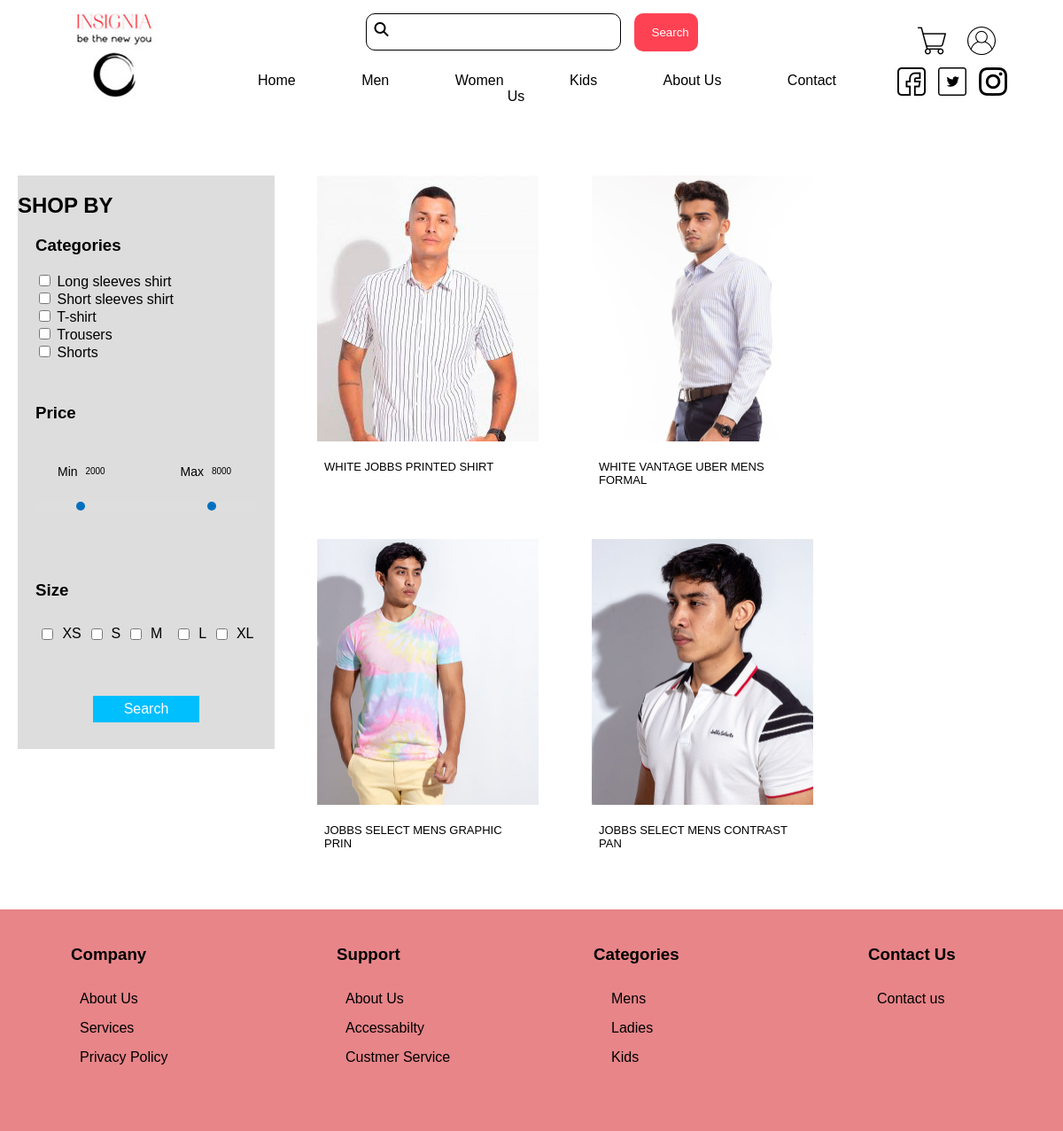
Page /menItem.php on the committed database.
### tables this page shows
CREATE TABLE `item` (
  `item_code` int(11) NOT NULL,
  `name` varchar(30) DEFAULT NULL,
  `unit_price` int(11) NOT NULL,
  `type` varchar(15) NOT NULL,
  `category` varchar(15) NOT NULL,
  `item_desc` varchar(300) DEFAULT NULL,
  `stock` int(11) DEFAULT NULL,
  `image` varchar(100) DEFAULT NULL,
  `admin_id` int(11) NOT NULL,
  `size` varchar(8) DEFAULT NULL
);

### menItem.php (the view, shortened to what this page needs)
<?php require_once 'config.php' ;
	if(isset($_GET["search"])){
		$min=$_GET["min"];
		$max=$_GET["max"];
		$categories_arry=$_GET["cat"];
		$myArray=array();
		foreach($categories_arry as $categories_strg){
			$myArray[]="'".$categories_strg."'";
		}
		$chk=implode(",",$myArray);
		$sql="SELECT * FROM item where category='MEN' AND size='s'AND type IN ($chk) AND unit_price BETWEEN $min AND $max" ;
	}else{
		$sql="SELECT * FROM item where category='MEN' AND size='s'";
	}
	?>
<?php include 'header.php'?>
	<link rel="stylesheet" href="src/css/test1.css" type="text/css">
</head>
<body>
   <div class="wrapper">
     <div class="left-side">
       <form method="get" name="selection-box" style="background-color: #9e9e9e59;justify-content: center;margin: 48px 0;">
           <label><h2>SHOP BY</h2></label>
       <div class="categories">
           <label><h3>Categories</h3></label>
        <input type="checkbox" name="cat[]" value="LONG SLEEVES SHIRT" >
        <label >Long sleeves shirt</label><br>
        <input type="checkbox" name="cat[]" value="SHORT SLEEVES SHIRT" >
        <label >Short sleeves shirt</label><br>
        <input type="checkbox" name="cat[]"  value="T-SHIRT">
        <label >T-shirt</label><br>
        <input type="checkbox" name="cat[]" value="TROUSERS">
        <label >Trousers</label><br>
        <input type="checkbox"  name="cat[]" value="SHORTS">
        <label >Shorts</label><br>
         </div>
    <div class="priceSlider">
         <label><h3>Price</h3></label>
       <div class="min-max">
        <div class="min">
         <label>Min</label><span id="min-value"></span>
        </div>
       <div class="max">
         <label>Max</label><span id="max-value"></span>
       </div>
       </div>
       <div class="min-max-range">
         <input type="range" min="0" max="5000" value="2000" class="range" id="min" name="min">
         <input type="range" min="5001" max="10000" value="8000" class="range" id="max" name="max">
       </div>
   </div>
   <div class="size-box">
        <label><h3>Size</h3></label>
       <div class="size">
         <input type="checkbox" name="size">
         <label>XS</label>
         <input type="checkbox" name="size">
         <label>S</label>
         <input type="checkbox" name="size">
         <label>M</label><br>
         <input type="checkbox" name="size">
         <label>L</label>
         <input type="checkbox" name="size">
         <label>XL</label>
        </div>
   </div>
        <input type="submit" name="search" value="Search" style="
     display: block;
    height: 30px;
    width: 120px;
    margin: 30px 0;
    text-align: center;
    background-color:deepskyblue;
    font-size: 16px;
    border:none;
    color: white;
    margin-left: auto;
    margin-right: auto;">
         </form>
       </div>
        <div class="right-side">
     <?php if($result=$conn->query($sql)){
	if($result->num_rows>0){
		while($row=$result->fetch_assoc()){
			echo ("<div class='item-box' style='background-image: url(".$row['image'].");'>");
			echo ("<div class='item-box-disc'><p>" .$row['name']."</p></div>");
			echo ("</div>");
		}
	}else{
		echo "no result";
		}
}else
	echo "Failed";;
?>
            </div>
    </div>
<?php include 'footer.php'?>

### src/css/home.css (style rules this page uses)
body { font-family: 'Poppins', sans-serif; background-image: url(../img/back1.jpg); background-size: 100%; overflow-x: hidden; }
.item-box { position: relative; height: 350px; width:250px; transition: transform .2s; margin: 43px; float: left; background-size: 250px; }
.item-box-disc { position: absolute; height:50px; width: 234px; background-color: #FFFFFF; font-size:13px; bottom: 0px; padding: 8px; }

### src/css/header_footer.css (style rules this page uses)
body { font-family: 'Poppins', sans-serif; margin: 0; }

### src/css/test1.css (style rules this page uses)
* { box-sizing: border-box; }
body { background-image: url(../img/back1.jpg); background-size: 1360px; font-family: 'Poppins', sans-serif; }
.priceSlider { width: 100%; background-color: none; padding: 10px 20px 0 20px; }
.min-max label { font-size: 14px; float: left; margin-right: 5px; line-height: 1.6; }
.min { float: left; }
.max { float: right; }
.min-max { width: 90%; max-width: 200px; margin: 0 auto; padding: 25px 0px 15px 0px; }
.min-max span { font-size: 10px; text-align: center; display: inline-block; width: 30px; border: 1px solid #dedede; }
.min-max-range { padding: 30px 0px 20px 0px; }
.range { -webkit-appearance:none; appearance:none; width: 50%; height: 10px; max-width: 400px; background-color: #dedede; margin: 0; padding: 0; outline: none; float: left; }
.wrapper { height: 100%; width: 100%; display: flex; padding: 20px 20px 20px 20px; }
.left-side { width: 25%; height: 100%; display: flex; align-content: center; justify-content: center; }
.categories { padding-left: 20px; margin: 20px 0 20px 0; }
.size-box { padding: 20px; margin: 30px 0 20px 0; }
.size { padding:10px 0; display: flex; justify-content: space-around; }
.right-side { width: 75%; height: 100%; padding: 18px }
.item-box { position: relative; height: 350px; width:250px; transition: transform .2s; margin: 30px; float: left; }
.item-box-disc { position: absolute; height:50px; width: 250px; background-color: #FFFFFF; font-size:13px; bottom: 0px; padding: 8px; }

### rows in the picture
item: image (picture), name "WHITE JOBBS PRINTED SHIRT"
item: image (picture), name "WHITE VANTAGE UBER MENS FORMAL"
item: image (picture), name "JOBBS SELECT MENS GRAPHIC PRIN"
item: image (picture), name "JOBBS SELECT MENS CONTRAST PAN"
